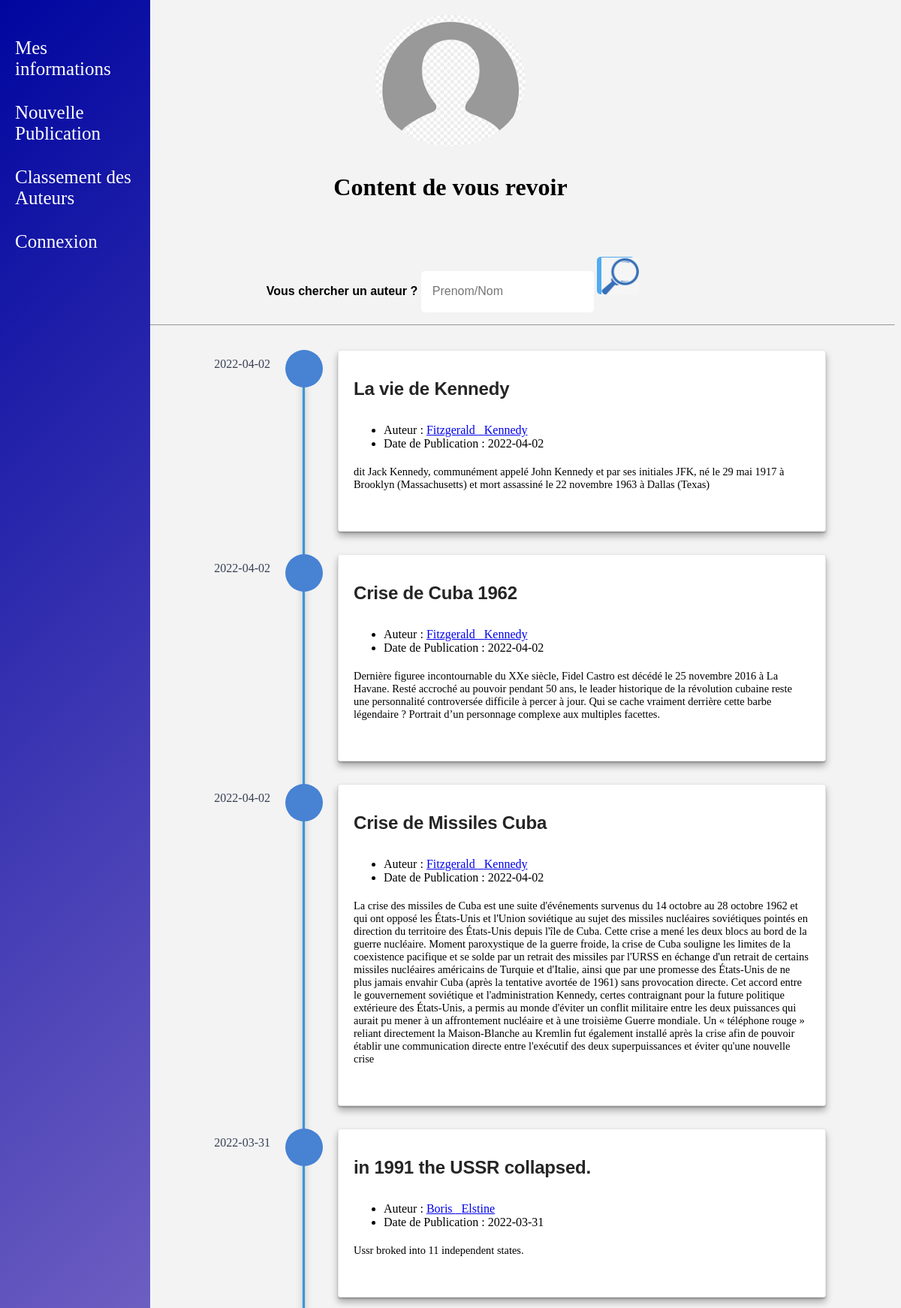
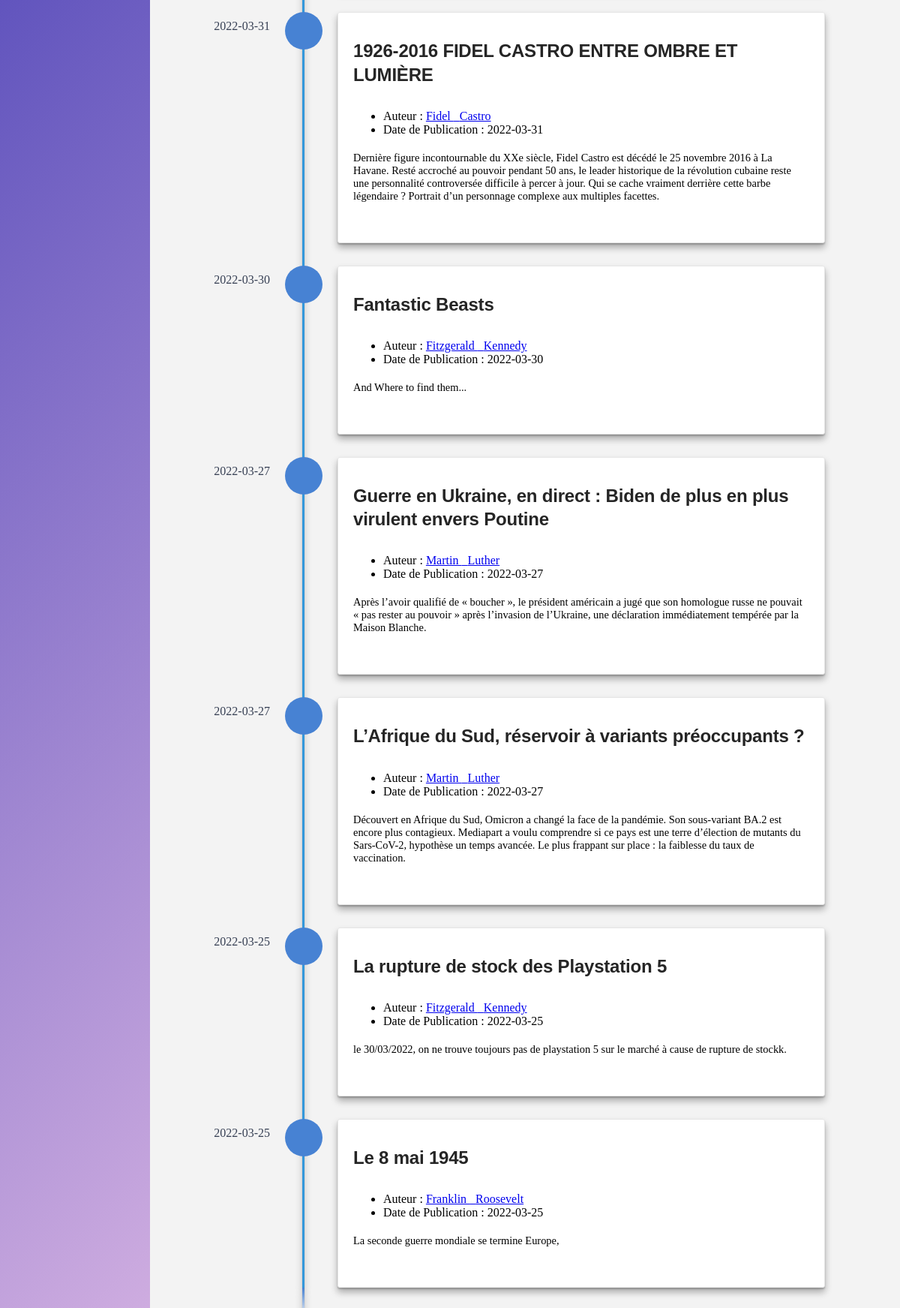
Screenshot of /Web/Test.php with the database file from the repository (2 pictures, top to bottom).
### tables this page shows
CREATE TABLE `commentaire` (
  `ID_post` int(11) NOT NULL,
  `ID_utilisateur` int(11) NOT NULL,
  `Commentaire` longtext NOT NULL,
  `Date_post` date NOT NULL,
  `Titre` longtext NOT NULL
);

CREATE TABLE `utilisateur` (
  `ID` int(11) NOT NULL,
  `Prenom` varchar(20) NOT NULL,
  `Nom` varchar(20) NOT NULL,
  `Email` varchar(30) NOT NULL,
  `Mot_de_passe` varchar(32) NOT NULL,
  `qstSecrete` varchar(255) NOT NULL
);

### Web/Test.php (the view, shortened to what this page needs)
<?php
include 'Data.php';
$req3=('SELECT * from utilisateur INNER JOIN commentaire on utilisateur.id=commentaire.ID_utilisateur ORDER by commentaire.Date_post Desc LIMIT 10');
$ret4=$bdd->query($req3);
?>
<!DOCTYPE html>
<html>
<head>
	<link rel="stylesheet" href="./style/styleBlog.css">
</head>
<body>
<div class="sidebar">
<div><a href="./Account.php">Mes informations</a></div>
<div><a href="./Poster.php">Nouvelle Publication</a></div>
<div><a href="./TopAuthors.php">Classement des Auteurs</a></div>
<div> <?php
if (empty($_SESSION['Email'])) {
    echo'<a href="./Login.php"> Connexion </a>';
}else{
    echo'<a href="./Logout.php" onclick="return confirm(\'Are you sure?\')">Déconnexion</a>
';
}
?>
</div>
</div>
<?php
if(isset($img['statut'])){
if($img['statut']==1){
	echo"
    <div align='center'>
    <img src='./Images/profile".$return['ID'].".jpg?'".mt_rand()." class='img'>
    </div>";
}
}else{
	echo"<div align='center'>
	<img src='./Images/profiledefault.png' class='img'>
    </div>";
}
?>
<div id="welcome" align="center">
<h1><p>Content de vous revoir <?php if(!empty($_SESSION['Email'])){echo $return['Prenom']; echo $return['Nom'];} ?><br /><br />
<form action="./searchUser.php" method="post" name="search">
<label>Vous chercher un auteur ?
<input class="form-input" name="Search" required="required" placeholder="Prenom/Nom" title="Chercher un Auteur"/>
<button><img src="./Images/searchBar.png" alt="" height="50" width="50"></button>
</label>
</form>
<hr>
</p>
</h1>
</div>
<div class="container mb80">
<div class="page-timeline">
    <?php
    while( $row = $ret4->fetch_array()){
    echo'
        <div class="vtimeline-point">
            <div class="vtimeline-icon">
                <i class="fa fa-image"></i>
            </div>
            <div class="vtimeline-block">
                <span class="vtimeline-date"> '.$row['Date_post'].'</span><div class="vtimeline-content">
                    <a href="#"><h3>'.$row['Titre'].'</h3></a>
                    <ul class="post-meta list-inline">
                        <li class="list-inline-item"
                            <i class="fa fa-user-circle-o"></i>  Auteur : <a href="./viewProfile.php?subject='.$row['ID'].'">'.$row['Prenom'].' &nbsp; '.$row['Nom'].'</a>
                        </li>
                        <li class="list-inline-item">
                            <i class="fa fa-calendar-o"></i> Date de Publication :  '.$row['Date_post'].'
                        </li>
                    </ul>
                    <p>
					'.$row['Commentaire'].'
                    </p><br>
                    ';
    echo'
                </div>
            </div>
        </div>
        ';
                }
                ?>
    </div>
</div>
</body>
</html>

### Web/style/styleBlog.css (style rules this page uses)
body { margin-top:20px; background:#f3f3f3; }
.page-timeline { margin: 30px auto 0 auto; position: relative; max-width: 1000px; }
.page-timeline:before { position: absolute; content: ''; top: 0; bottom: 0; left: 303px; right: auto; height: 100%; width: 3px; background: #3498db; z-index: 0; -webkit-box-shadow: 0 2px 2px 0 rgba(0,0,0,0.2),0 6px 10px 0 rgba(0,0,0,0.3); box-shadow: 0 2px 2px 0 rgba(0,0,0,0.2),0 6px 10px 0 rgba(0,0,0,0.3); }
.page-timeline:after { position: absolute; content: ''; width: 3px; height: 40px; background: #3498db; background: -webkit-linear-gradient(top, #4782d3, rgba(52, 152, 219, 0)); background: linear-gradient(to bottom, #4782d3, rgba(52, 152, 219, 0)); top: 100%; left: 303px; -webkit-box-shadow: 0 2px 2px 0 rgba(0,0,0,0.2),0 6px 10px 0 rgba(0,0,0,0.3); box-shadow: 0 2px 2px 0 rgba(0,0,0,0.2),0 6px 10px 0 rgba(0,0,0,0.3); }
.vtimeline-content { margin-left: 350px; background: #fff; border: 1px solid #e6e6e6; padding: 35px 20px; border-radius: 3px; text-align: left; -webkit-box-shadow: 0 2px 2px 0 rgba(0,0,0,0.2),0 6px 10px 0 rgba(0,0,0,0.3); box-shadow: 0 2px 2px 0 rgba(0,0,0,0.2),0 6px 10px 0 rgba(0,0,0,0.3); }
.vtimeline-content h3 { font-size: 1.5em; font-weight: 600; display: inline-block; margin: 0; }
.vtimeline-content p { font-size: 0.9em; margin: 0; }
.vtimeline-point { position: relative; display: block; vertical-align: top; margin-bottom: 30px; }
.vtimeline-icon { position: relative; color: #fff; width: 50px; height: 50px; background: #4782d3; border-radius: 50%; float: left; text-align: center; line-height: 50px; z-index: 99; margin-left: 280px; }
.vtimeline-date { width: 260px; text-align: right; position: absolute; left: 0; top: 10px; font-weight: 400; color: #374054; }
.post-meta { padding-top: 15px; margin-bottom: 20px; }
.post-meta li:not(:last-child) { margin-right: 10px; }
h3 { font-family: "Montserrat", sans-serif; color: #252525; font-weight: 700; font-variant-ligatures: common-ligatures; margin-top: 0; letter-spacing: -0.2px; line-height: 1.3; }
.sidebar { height: 120%; width: 200px; position: fixed; left: 0; top: 0; padding-top: 40px; background-image: linear-gradient(-225deg, #00069f 0%, #f8ceed 100%); }
.sidebar a { padding: 10px 20px 20px 20px; text-decoration: none; font-size: 25px; color: white; display: block; }
h1 { font-family: fantasy; }
input[class="form-input"] { width: 200px; height: 25px; margin-top: 2%; padding: 15px; font-size: 16px; font-family: sans-serif; color: #5E6472; outline: none; border: none; border-radius: 5px 5px 5px 5px; }
label { font-size: 16px; font-family:sans-serif; }
button { display: inline-block; color: #252537; width: 50px; height: 50px; border-radius: 5px; outline: none; border: none; cursor: pointer; text-align: center; transition: all 0.3s linear; letter-spacing: 0.05em; background-image: url(Images/twitter.png); }
.img { border-radius: 50%; display: inline-block; max-width:200px; height: auto; }

### rows the page displays
commentaire: Date_post "2022-04-02", Titre "La vie de Kennedy", ID_utilisateur.Prenom "Fitzgerald", ID_utilisateur.Nom "Kennedy", Commentaire "dit Jack Kennedy, communément appelé John Kennedy et par ses initiales JFK, né le 29 mai 1917 à Brooklyn (Massachusetts) et mort assassiné le 22 novembre 1963 à Dallas (Texas)"
commentaire: Date_post "2022-04-02", Titre "Crise de Cuba 1962", ID_utilisateur.Prenom "Fitzgerald", ID_utilisateur.Nom "Kennedy", Commentaire "Dernière figuree incontournable du XXe siècle, Fidel Castro est décédé le 25 novembre 2016 à La Havane. Resté accroché au pouvoir pendant 50 ans, le leader historique de la révolution cubaine reste une personnalité controversée difficile à percer à jour. Qui se cache vraiment derrière cette barbe légendaire ? Portrait d’un personnage complexe aux multiples facettes."
commentaire: Date_post "2022-04-02", Titre "Crise de Missiles Cuba", ID_utilisateur.Prenom "Fitzgerald", ID_utilisateur.Nom "Kennedy", Commentaire "La crise des missiles de Cuba est une suite d'événements survenus du 14 octobre au 28 octobre 1962 et qui ont opposé les États-Unis et l'Union soviétique au sujet des missiles nucléaires soviétiques pointés en direction du territoire des États-Unis depuis l'île de Cuba. Cette crise a mené les deux blocs au bord de la guerre nucléaire. Moment paroxystique de la guerre froide, la crise de Cuba souligne les limites de la coexistence pacifique et se solde par un retrait des missiles par l'URSS en échange d'un retrait de certains missiles nucléaires américains de Turquie et d'Italie, ainsi que par une promesse des États-Unis de ne plus jamais envahir Cuba (après la tentative avortée de 1961)…"
commentaire: Date_post "2022-03-31", Titre "in 1991 the USSR collapsed.", ID_utilisateur.Prenom "Boris", ID_utilisateur.Nom "Elstine", Commentaire "Ussr broked into 11 independent states."
commentaire: Date_post "2022-03-31", Titre "1926-2016 FIDEL CASTRO ENTRE OMBRE ET LUMIÈRE", ID_utilisateur.Prenom "Fidel", ID_utilisateur.Nom "Castro", Commentaire "Dernière figure incontournable du XXe siècle, Fidel Castro est décédé le 25 novembre 2016 à La Havane. Resté accroché au pouvoir pendant 50 ans, le leader historique de la révolution cubaine reste une personnalité controversée difficile à percer à jour. Qui se cache vraiment derrière cette barbe légendaire ? Portrait d’un personnage complexe aux multiples facettes."
commentaire: Date_post "2022-03-30", Titre "Fantastic Beasts", ID_utilisateur.Prenom "Fitzgerald", ID_utilisateur.Nom "Kennedy", Commentaire "And Where to find them..."
commentaire: Date_post "2022-03-27", Titre "Guerre en Ukraine, en direct : Biden de plus en plus virulent envers Poutine", ID_utilisateur.Prenom "Martin", ID_utilisateur.Nom "Luther", Commentaire "Après l’avoir qualifié de « boucher », le président américain a jugé que son homologue russe ne pouvait « pas rester au pouvoir » après l’invasion de l’Ukraine, une déclaration immédiatement tempérée par la Maison Blanche."
commentaire: Date_post "2022-03-27", Titre "L’Afrique du Sud, réservoir à variants préoccupants ?", ID_utilisateur.Prenom "Martin", ID_utilisateur.Nom "Luther", Commentaire "Découvert en Afrique du Sud, Omicron a changé la face de la pandémie. Son sous-variant BA.2 est encore plus contagieux. Mediapart a voulu comprendre si ce pays est une terre d’élection de mutants du Sars-CoV-2, hypothèse un temps avancée. Le plus frappant sur place : la faiblesse du taux de vaccination."
commentaire: Date_post "2022-03-25", Titre "La rupture de stock des Playstation 5", ID_utilisateur.Prenom "Fitzgerald", ID_utilisateur.Nom "Kennedy", Commentaire "le 30/03/2022, on ne trouve toujours pas de playstation 5 sur le marché à cause de rupture de stockk."
commentaire: Date_post "2022-03-25", Titre "Le 8 mai 1945", ID_utilisateur.Prenom "Franklin", ID_utilisateur.Nom "Roosevelt", Commentaire "La seconde guerre mondiale se termine Europe,"
